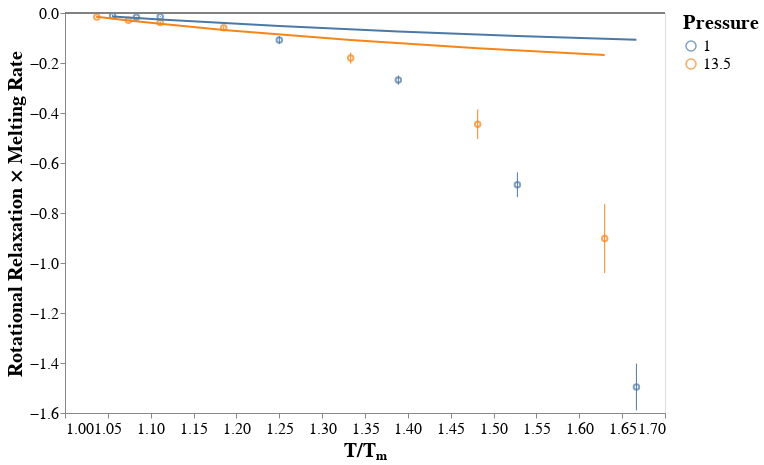

Notebook code for this chart:
### Code cell
chart = alt.Chart(theory_df).encode(
    x=alt.X("temp_norm", title="T/Tₘ", scale=alt.Scale(zero=False)),
    color=alt.Color("pressure:N", title="Pressure"),
)

chart = (
    chart.mark_point().encode(y=alt.Y("value", title="Rotational Relaxation × Melting Rate")) +
    chart.mark_rule().encode(y="error_min", y2="error_max") +
    chart.mark_line().encode(y="theory")
)

chart = figures.hline(chart, 0.)
chart

### Figure 1 — Vega-Lite specification as saved in the notebook (floating-point values rounded to 4 significant figures)
{"$schema": "https://vega.github.io/schema/vega-lite/v3.3.0.json", "config": {"axis": {"grid": false, "labelFontSize": 16, "titleFontSize": 20}, "background": "white", "header": {"labelFontSize": 18, "titleFontSize": 22}, "legend": {"labelFontSize": 16, "titleFontSize": 20}, "view": {"height": 400, "width": 600}}, "data": {"name": "data-419c04fcb378849f854654404b8713cc"}, "datasets": {"data-419c04fcb378849f854654404b8713cc": [{"error": -0.002457, "error_max": -0.01628, "error_min": -0.006456, "pressure": 1, "temp_norm": 1.056, "temperature": 0.38, "theory": -0.0136, "value": -0.01137}, {"error": -0.0008225, "error_max": -0.01846, "error_min": -0.01517, "pressure": 1, "temp_norm": 1.083, "temperature": 0.39, "theory": -0.01992, "value": -0.01681}, {"error": -0.001036, "error_max": -0.01674, "error_min": -0.0126, "pressure": 1, "temp_norm": 1.111, "temperature": 0.4, "theory": -0.02596, "value": -0.01467}, {"error": -0.007969, "error_max": -0.1243, "error_min": -0.09243, "pressure": 1, "temp_norm": 1.25, "temperature": 0.45, "theory": -0.05239, "value": -0.1084}, {"error": -0.009288, "error_max": -0.287, "error_min": -0.2499, "pressure": 1, "temp_norm": 1.389, "temperature": 0.5, "theory": -0.07387, "value": -0.2684}, {"error": -0.02476, "error_max": -0.7366, "error_min": -0.6375, "pressure": 1, "temp_norm": 1.528, "temperature": 0.55, "theory": -0.09169, "value": -0.687}, {"error": -0.04672, "error_max": -1.589, "error_min": -1.403, "pressure": 1, "temp_norm": 1.667, "temperature": 0.6, "theory": -0.1067, "value": -1.496}, {"error": -0.002177, "error_max": -0.01996, "error_min": -0.01125, "pressure": 13.5, "temp_norm": 1.037, "temperature": 1.4, "theory": -0.01538, "value": -0.01561}, {"error": -0.001296, "error_max": -0.03156, "error_min": -0.02638, "pressure": 13.5, "temp_norm": 1.074, "temperature": 1.45, "theory": -0.02973, "value": -0.02897}, {"error": -0.001947, "error_max": -0.04171, "error_min": -0.03392, "pressure": 13.5, "temp_norm": 1.111, "temperature": 1.5, "theory": -0.04315, "value": -0.03782}, {"error": -0.003056, "error_max": -0.06473, "error_min": -0.05251, "pressure": 13.5, "temp_norm": 1.185, "temperature": 1.6, "theory": -0.06754, "value": -0.05862}, {"error": -0.0111, "error_max": -0.2026, "error_min": -0.1582, "pressure": 13.5, "temp_norm": 1.333, "temperature": 1.8, "theory": -0.1084, "value": -0.1804}, {"error": -0.02976, "error_max": -0.5048, "error_min": -0.3858, "pressure": 13.5, "temp_norm": 1.481, "temperature": 2, "theory": -0.1413, "value": -0.4453}, {"error": -0.06895, "error_max": -1.04, "error_min": -0.7645, "pressure": 13.5, "temp_norm": 1.63, "temperature": 2.2, "theory": -0.1683, "value": -0.9024}]}, "layer": [{"layer": [{"encoding": {"color": {"field": "pressure", "title": "Pressure", "type": "nominal"}, "x": {"field": "temp_norm", "scale": {"zero": false}, "title": "T/Tₘ", "type": "quantitative"}, "y": {"field": "value", "title": "Rotational Relaxation × Melting Rate", "type": "quantitative"}}, "mark": "point"}, {"encoding": {"color": {"field": "pressure", "title": "Pressure", "type": "nominal"}, "x": {"field": "temp_norm", "scale": {"zero": false}, "title": "T/Tₘ", "type": "quantitative"}, "y": {"field": "error_min", "type": "quantitative"}, "y2": {"field": "error_max"}}, "mark": "rule"}, {"encoding": {"color": {"field": "pressure", "title": "Pressure", "type": "nominal"}, "x": {"field": "temp_norm", "scale": {"zero": false}, "title": "T/Tₘ", "type": "quantitative"}, "y": {"field": "theory", "type": "quantitative"}}, "mark": "line"}]}, {"encoding": {"y": {"field": "val", "type": "quantitative"}}, "mark": {"color": "grey", "type": "rule"}}], "transform": [{"as": "val", "calculate": "0.0"}]}
